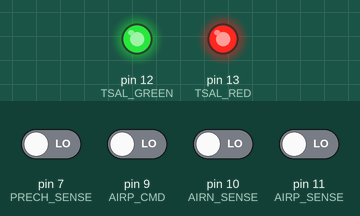
Bench run of a sketch on a simulated Arduino Uno, built with avr-gcc and run on an emulated ATmega328P. Parts: output pins drawn as LEDs (lit = HIGH). The inputs (shaded band) are chosen by the test bench; at power-on: pin 7 (PRECH_SENSE), pin 9 (AIRP_CMD), pin 10 (AIRN_SENSE), pin 11 (AIRP_SENSE) LOW. At 0.0 s the program stops and its outputs stay as they are.

Above: at 0.1 s.
Timing chart, 0 to 1.5 s (numbered marks = the images above):
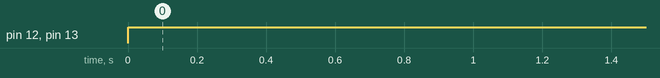

The sketch:

tsal.ino
```cpp
// (licence header left out)
// Pinout
#define TSAL_RED 13
#define TSAL_GREEN 12
#define BAT_SENSE A0
#define INV_SENSE A1
#define AIRP_SENSE 11
#define AIRN_SENSE 10
#define PRECH_SENSE 7
#define AIRP_CMD 9
#define AIRN_CMD 8
#define PRECH_CMD 7

#define VOLTAGE_THRESHOLD 102 // ADC reading 60V threshold

// Signals are active low
#define ON LOW
#define OFF HIGH

// the setup function runs once when you press reset or power the board
void setup() {
  // initialize digital pin LED_BUILTIN as an output.
  pinMode(TSAL_RED, OUTPUT);
  pinMode(TSAL_GREEN, OUTPUT);
  pinMode(BAT_SENSE, INPUT);
  pinMode(INV_SENSE, INPUT);
}

// the loop function runs over and over again forever
void loop() {
  bool bat_over_threshold = analogRead(BAT_SENSE) > VOLTAGE_THRESHOLD;
  bool inv_over_threshold = analogRead(INV_SENSE) > VOLTAGE_THRESHOLD;
  bool airp = digitalRead(AIRP_SENSE);
  bool airn = digitalRead(AIRN_SENSE);
  bool prech = digitalRead(PRECH_SENSE);

  // Check for air implausibility (sense != cmd)
  bool air_implausibility = airp == digitalRead(AIRP_CMD) || \
                            airn == digitalRead(AIRN_CMD) || \
                            prech == digitalRead(PRECH_CMD);

  // check for implausibility and latch TSAL off
  if (bat_over_threshold != inv_over_threshold || air_implausibility)
  {
    digitalWrite(TSAL_RED, OFF);
    digitalWrite(TSAL_GREEN, OFF);
    while(1);
  }

  // if DC-link is >60V then blink red, else turn off red
  if(inv_over_threshold) {
    digitalWrite(TSAL_RED, digitalRead(TSAL_RED));   // blink TSAL
    digitalWrite(TSAL_GREEN, OFF);
  } else {
    digitalWrite(TSAL_RED, OFF);
  }
  // if DC-link is <=60v and all AIRs are open then turn on green, else green is off
  if (!inv_over_threshold && !airp && !airn && !prech) {
    digitalWrite(TSAL_GREEN, ON);
  } else {
    digitalWrite(TSAL_GREEN, OFF);
  }

  delay(200); // 2.5Hz
}
```

Measured:
- by itself, pin 12 (TSAL_GREEN), pin 13 (TSAL_RED): LOW → HIGH at 0.00 s
